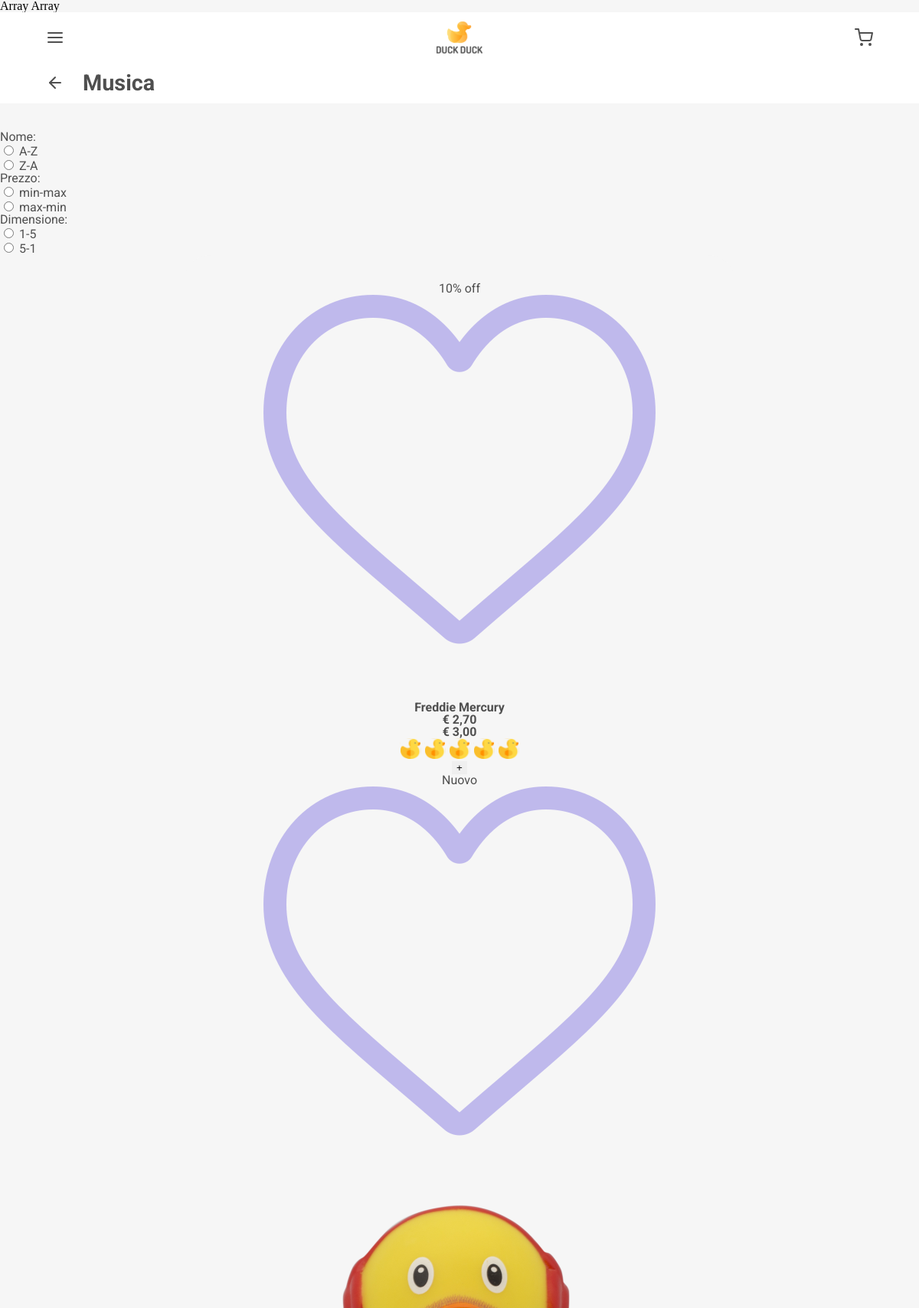
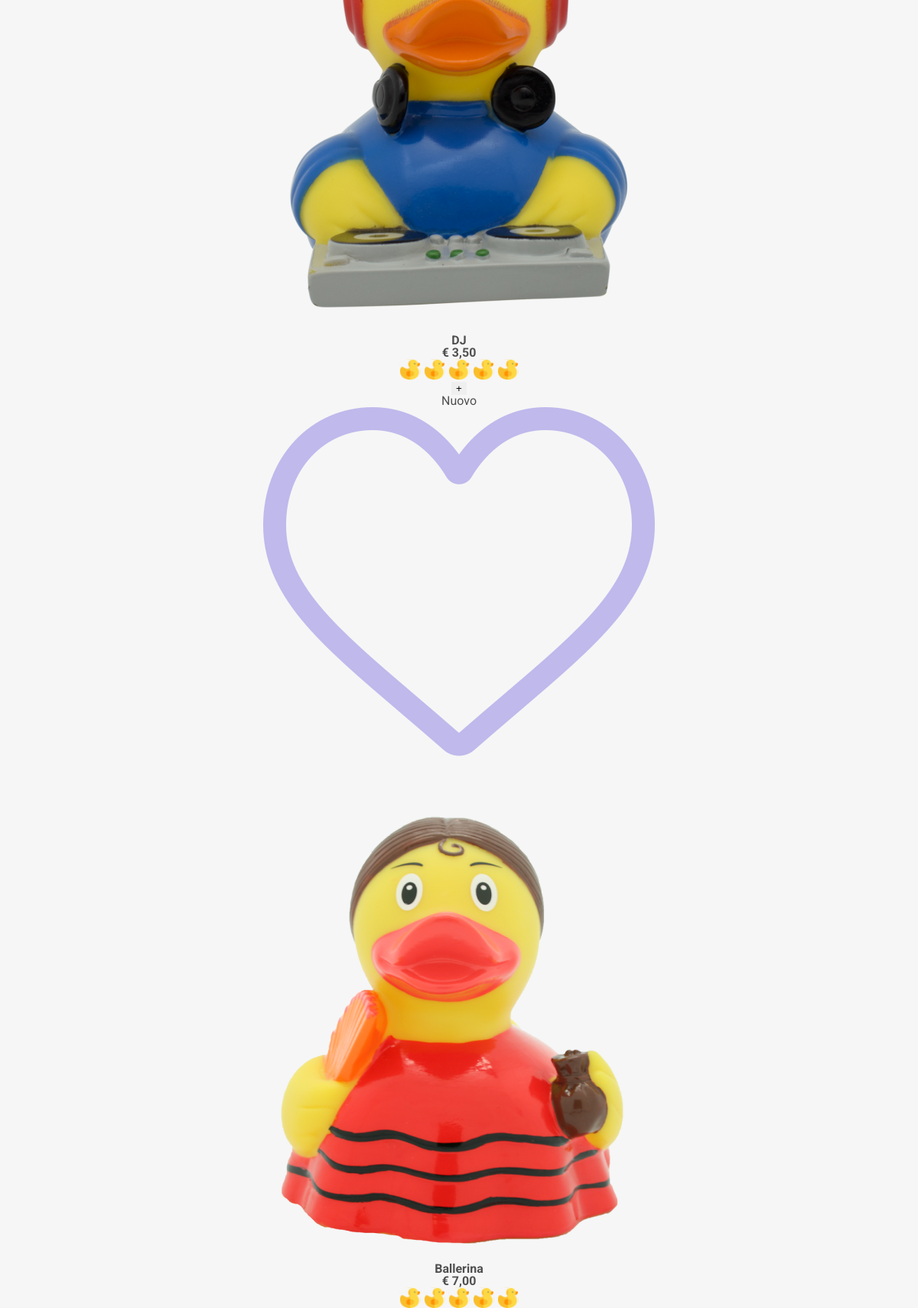
The page /category.php?category=7 (upper part) on the database its author committed (2 pictures, top to bottom).
### tables this page shows
CREATE TABLE `categories` (
  `id_category` int(11) NOT NULL,
  `name` varchar(30) NOT NULL,
  `image` varchar(100) NOT NULL
);

CREATE TABLE `normal_products` (
  `id_normal_product` int(11) NOT NULL,
  `name` varchar(30) NOT NULL,
  `description` varchar(500) NOT NULL,
  `image` varchar(100) NOT NULL,
  `amount` int(11) NOT NULL,
  `discount` int(11) NOT NULL,
  `price` int(11) NOT NULL,
  `addition_date` date NOT NULL,
  `id_seller` int(11) NOT NULL,
  `id_dimension` int(11) NOT NULL,
  `id_category` int(11) NOT NULL
);

### db/categories_db.php (called while the page is built, shortened)
<?php
require_once  __DIR__."/../model/category.php";
class CategoriesHelper{
    private $db;
    function __construct($db){
        $this->db = $db;
    }
    public function getCategoryById($idcategory){
        $query = "SELECT *
        FROM categories
        WHERE id_category = ?";
        $stmt = $this->db->prepare($query);
        $stmt->bind_param('i', $idcategory);
        $stmt->execute();
        $result = $stmt->get_result();
        return $this->toCategory($result->fetch_all(MYSQLI_ASSOC))->current();
    }
}
?>

### db/database.php (called while the page is built, shortened)
<?php
require_once __DIR__."/products_db.php";
require_once __DIR__."/categories_db.php";
class DbHelper{
    private $products;
    private $categories;
    public function __construct($servername, $username, $password, $dbname){
        $this->db = new mysqli($servername, $username, $password, $dbname);
        $this->products = new ProductsHelper($this->db);
        $this->categories = new CategoriesHelper($this->db);
    }
    public function products(){
        return $this->products;
    }
    public function categories(){
        return $this->categories;
    }
}
?>

### db/connections.php (called while the page is built)
<?php
require_once __DIR__."/database.php";
class DbConnections{
    public static function mySqlConnection(){
        return new DbHelper("localhost", "root", "", "rubber_shop");
    }
}
?>

### model/category.php (called while the page is built, shortened)
<?php
class Category{
    private $id;
    private $name;
    function __construct($id, $name, $image){
        $this->id = $id;
        $this->name = $name;
    }
    public function getId()
    {
        return $this->id;
    }
    public function getName()
    {
        return $this->name;
    }
}
?>

### db/products_db.php (called while the page is built, shortened)
<?php
require_once __DIR__."/../model/product.php";
require_once __DIR__."/../model/dimension.php";
class ProductsHelper
{
    private $db;
    private $CATEGORY = "id_category";
    function __construct($db)
    {
        $this->db = $db;
    }
    public function getProductsByCategory($id_category, $filter)
    {
        switch ($filter) {
            default:
                $query = "SELECT *
                    FROM normal_products WHERE $this->CATEGORY=?";
                break;
        }
        $stmt = $this->db->prepare($query);
        $stmt->bind_param('i', $id_category);
        $stmt->execute();
        $result = $stmt->get_result();
        return $this->toProducts($result->fetch_all(MYSQLI_ASSOC));
    }
    public function getDimensions()
    {
        $query = "SELECT *
        FROM dimensions ORDER BY size ASC";
        $stmt = $this->db->prepare($query);
        $stmt->execute();
        $result = $stmt->get_result();
        try {
            return $this->toDimension($result->fetch_all(MYSQLI_ASSOC));
        } catch (Exception $e) {
            return false;
        }
    }
}

### utils/functions.php (called while the page is built, shortened)
<?php
function formatPrice($price){
    return number_format((float)$price,2,',',".");
}
function productPriceWithDiscount($product){
    $price = $product->getPrice() / 100;
    $discount = $product->getDiscount();
    if($discount !== null && $discount !== 0){
        $price = $price - ($price*$discount/100);
    }
    return $price;
}
function getProductSize($product, $dimensions){
    $dim = 3;
    foreach ($dimensions as $dimension) {
        if ($product->getDimension() == $dimension->getId()) {
            $dim = $dimension->getSize();
            break;
        }
    }
    return $dim;
}
function toArray($value){
    $arr = [];
    foreach($value as $v){
        array_push($arr,$v);
    }
    return $arr;
}

### model/product.php (called while the page is built, shortened)
<?php
class Product
{
        protected $id;
        protected $name;
        protected $image_path;
        protected $price;
        protected $dimension;
        protected $amount;
        protected $discount;
        public function __construct(
                $id,
                $name,
                $description,
                $image_path,
                $price,
                $dimension,
                $amount,
                $discount,
                $seller,
                $category,
                $addition_date
        ) {
                $this->id = $id;
                $this->name = $name;
                $this->image_path = $image_path;
                $this->price = $price;
                $this->amount = $amount;
                $this->dimension = $dimension;
                $this->discount = $discount;
        }
        public function getImagePath()
        {
                return $this->image_path;
        }
        public function getPrice()
        {
                return $this->price;
        }
        public function getDimension()
        {
                return $this->dimension;
        }
        public function getAmount()
        {
                return $this->amount;
        }
        public function getName()
        {
                return $this->name;
        }
        public function getDiscount()
        {
                return $this->discount;
        }
        public function getId()
        {
                return $this->id;
        }
}

### model/dimension.php (called while the page is built, shortened)
<?php
    class Dimension implements JsonSerializable{
        private $id;
        private $size;
        public function __construct($id,$width,$height,$depth,$price,$size,$name){
            $this->id= $id;
            $this->size = $size;
        }
        public function getId()
        {
                return $this->id;
        }
        public function getSize()
        {
                return $this->size;
        }
    }
?>

### template/common.php (the view, shortened to what this page needs)
<?php
$max_size = 5;
function displaySize($size, $id = null)
{
    global $max_size;
    $val =  '<section id="size_selector' . ($id !== null ? ("_" . $id) : "") . '">
        <input type="hidden" name="dimension" id="dimension' . ($id !== null ? ("_" . $id) : "") . '" value="' . $size . '"/>';
    $val .= "\r\n";
    for ($i = 1; $i <= $max_size; $i++) {
        $val .= "\t\t";
        $val .= '<img alt="" src="./img/mix/svg/dimension-duck.svg" id="' . ($id !== null ? ($id . "_") : "") . 'selector_img' . $i . '"/>';
        $val .= "\r\n";
    }
    $val .= '</section>';
    return $val;
}

### template/header.php (shortened to what this page needs)
<header id="header">
        <div>
            <span  id="menu_icon" onclick="changeNav()" data-feather="menu"></span>
            <img onClick="location.href='index.php'" alt="Site Logo" src="./img/mix/svg/logo.svg"/>
            <div>
              <span onClick="location.href='cart.php'" data-feather="shopping-cart"></span>
            </div>
        </div>
        <?php
            if(isset($templateParams['header_title_category'])){
                echo
                '<div>
                    <span data-feather="arrow-left" onClick="location.href=' . "'categories.php'" . '"></span>
                    <h3>'.$templateParams['header_title_category'].'</h3>
                    <button type="button" id="filters" onClick="toggleFilters()"><img src="./img/mix/svg/filters.svg" alt="logo"/></button>
                </div>';
            }
        ?>
</header>
<main id="main">

### template/vertical_products.php (shortened to what this page needs)
<?php
    if(isset($_GET['category'])) {
        $dest = "category.php?category=".$_GET['category'];
    } elseif(isset($_GET['new_products'])) {
        $dest = "category.php?new_products=1";
    } elseif(isset($_GET['discounted'])) {
        $dest = "category.php?discounted=1";
    }
?>
<form id="filtersContainer" method="POST" action="<?php echo $dest ?>">
    <div>
        <h4>Nome:</h4>
        <div>
            <div class="single-filter">
                <input type="radio" id="alpha" value="alpha" name="filter"/>
                <label for="alpha">A-Z</label>
            </div>
            <div class="single-filter">
                <input type="radio" id="omega" value="omega" name="filter"/>
                <label for="omega">Z-A</label>
            </div>
        </div>
    </div>
    <div>
        <h4>Prezzo:</h4>
        <div>
            <div class="single-filter">
                <input type="radio" id="cPrice" value="cPrice" name="filter"/>
                <label for="cPrice">min-max</label>
            </div>
            <div class="single-filter">
                <input type="radio" id="dPrice" value="dPrice" name="filter"/>
                <label for="dPrice">max-min</label>
            </div>
        </div>
    </div>
    <div>
        <h4>Dimensione:</h4>
        <div>
            <div class="single-filter">
                <input type="radio" id="cDim" value="cDim" name="filter"/>
                <label for="cDim">1-5</label>
            </div>
            <div class="single-filter">
                <input type="radio" id="dDim" value="dDim" name="filter"/>
                <label for="dDim">5-1</label>
            </div>
        </div>
    </div>
</form>
<section id="vertical_products">
    <?php
    require_once "template/product_small.php";
    require_once "db/products_db.php";
    $dimensions = toArray($db->products()->getDimensions());
    foreach ($products as $product) :
        $type = null;
        if ($product->getDiscount() !== null && $product->getDiscount() > 0) {
            $type = Type::DISCOUNT;
        } else {
            $p_date = $product->getAdditionDate();
            if ($p_date !== null) {
                $plus_date = Date('y:m:d', strtotime($p_date . ' + 10 days'));
                if ($plus_date >= Date('y:m:d')) {
                    $type = Type::NEW_PRODUCT;
                }
            }
        }
        echo smallProductCard($product, $dimensions, $type);
    endforeach;
    ?>
</section>

### template/product_small.php (shortened to what this page needs)
<?php
require_once "model/product.php";
require_once "model/dimension.php";
require_once "template/common.php";
function smallProductCard($product,$dimensions,$type=null)
{
    $dim = getProductSize($product,$dimensions);
    $real_price = formatPrice($product->getPrice() /100);
    $actual_price = formatPrice(productPriceWithDiscount($product));
    return '<article class="small_product'.($type==Type::SOLD_OUT ? " sold_out" : "") .'">
                <header>'
                .($type==null ? '' :('<h4 class="'.($type).'">'.($type == Type::DISCOUNT ? ($product->getDiscount()."% off") : str_replace("_"," ",$type)).'</h4>')).'
            <img alt="heart" src="img/mix/empty_heart.png"/>
                </header>
            <main>
                <img alt="" onClick="location.href ='.("'product.php?id_product=".$product->getId()."'").'" src="'.$product->getImagePath().'"/>
            </main>
            <footer>
                <h2>'.$product->getName().'</h2>
                <div><div>'.
                '<h3 '.($real_price!==$actual_price ? 'class="actual_price"' : '').'>€ '.$actual_price.'
                </h3>'.($real_price!==$actual_price ?
                ('<h3 class="real_price">€ '.$real_price.'</h3>'):'').'</div><div>'.displaySize($dim,$product->getId()).'
                <form action="add_cart.php" method="POST">
                    <input type="hidden" name="type" value="normal"/>
                    <input type="hidden" name="product_id" value="'.$product->getId().'"/>
                    <button type="submit">+</button>
                </form>
                </div>
                </div>
            </footer>
        </article>';
}

### css/style.css (style rules this page uses)
body { padding: 0; height: 100%; margin: 0 auto; background: #f6f6f6; overflow-x: hidden; }
h1,h2,h3,h4,h5,h6, p, label,input,select,option, textarea { color: #4f4f4f; font-family: Roboto; border-color: #EBF0FF; }
#header { background-color: white; position: sticky; top: 0; z-index: 99; }
#header > div:first-child { width: 100%; display: flex; padding: 1% 0; justify-content: center; align-items: center; }
#header > div:nth-child(2) { width: 100%; display: flex; align-items: center; padding-bottom: 1%; padding-top: 1%; }
h3, h2 { font-family: Roboto; font-style: normal; font-weight: bold; color: #4f4f4f; }
header svg { stroke: #4f4f4f; stroke-width: 2; }
#header > div:nth-child(1) > img { width: 5%; height: auto; margin: 0 auto ; }
#header div > svg:first-child { margin-left: 5%; }
#header div > div { margin-right: 5%; display: flex; flex-direction: column; align-items: flex-end; }
#header div > h3 { margin-left: 2%; font-size: 1.8rem; }
#main > section { background: #f6f6f6; border-radius: 35px; width: 60%; display: flex; flex-direction: column; justify-content: center; align-items: center; margin: 0 auto; text-align: center; padding-bottom: 3%; padding-top: 3%; }
#main { padding-top: 3%; background: transparent; }
#main { transition: margin-left 0.5s; }

### rows shown on the page
categories: name "Musica"
normal_products: discount "10", name "Freddie Mercury", price "3,00"
normal_products: image (picture), name "DJ", price "3,50"
normal_products: image (picture), name "Ballerina", price "7,00"
